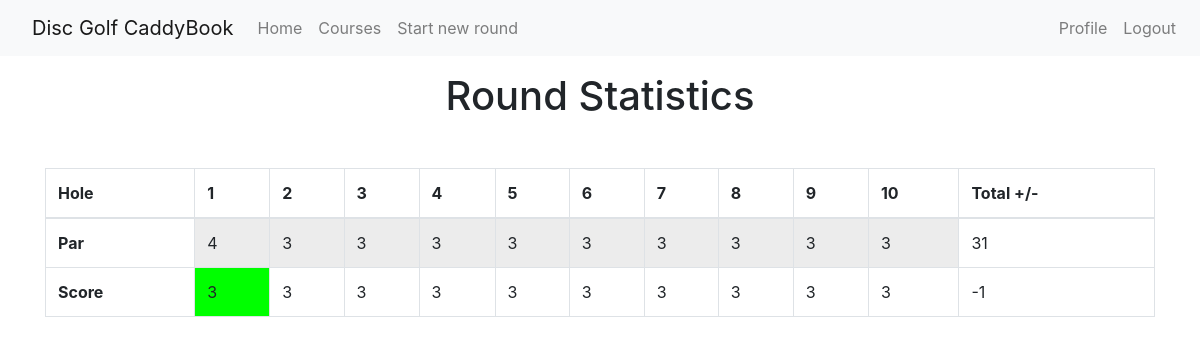
Before: /roundview/1 (signed in) with the older database file.
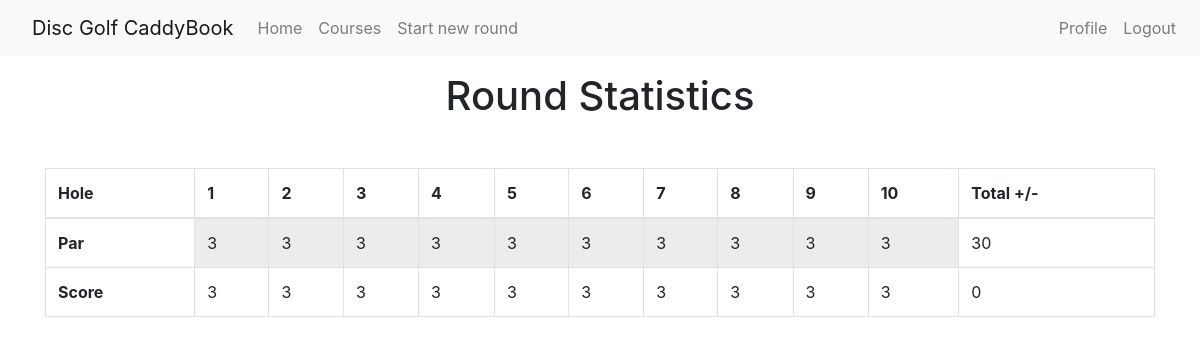
After: the same page with the newer database file.
### app/models.py (models this page shows, shortened)
class Roundscore(db.Model):
    id = db.Column(db.Integer, primary_key=True)
    hole = db.Column(db.Integer)
    score = db.Column(db.Integer)
    ob = db.Column(db.Boolean)
    round_id = db.Column(db.Integer, db.ForeignKey('round.id'))
    db.UniqueConstraint('hole', 'round_id', name='roundhole')
    def get_par(self, courseid):
        hole = Hole.query.filter_by(holecourse_id=courseid, holenum=self.hole).first_or_404()
        return hole.holepar

class Hole(db.Model):
    id = db.Column(db.Integer, primary_key=True)
    holenum = db.Column(db.Integer, index=True)
    holepar = db.Column(db.Integer)
    holelength = db.Column(db.Integer)
    holecourse_id = db.Column(db.Integer, db.ForeignKey('course.id'))
    db.UniqueConstraint('holenum', 'holecourse_id', name='coursehole')

class Round(db.Model):
    id = db.Column(db.Integer, primary_key=True)
    rounddate = db.Column(db.DateTime, default=datetime.utcnow)
    roundweather = db.Column(db.String(16))
    rounduser_id = db.Column(db.Integer, db.ForeignKey('user.id'))
    roundcourse_id = db.Column(db.Integer, db.ForeignKey('course.id'))
    roundscores = db.relationship('Roundscore', backref='round', lazy='dynamic')
    def get_scores(self):
        scores = Roundscore.query.filter_by(round_id=self.id)
        return scores
    def get_totalscorepar(self):
        scores = Roundscore.query.filter_by(round_id=self.id)
        totalscore = 0
        for score in scores:
            totalscore = totalscore + score.score
        course = Course.query.filter_by(id=self.roundcourse_id).first_or_404()
        par = course.get_coursepar()
        return totalscore - par

class Course(db.Model):
    id = db.Column(db.Integer, primary_key=True)
    coursename = db.Column(db.String(64), index=True, unique=True)
    courseholes = db.Column(db.Integer)
    courselocation = db.Column(db.String(64))
    rounds = db.relationship('Round', backref='course', lazy='dynamic')
    holes = db.relationship('Hole', backref='course', lazy='dynamic')
    def get_coursepar(self):
        holes = Hole.query.filter_by(holecourse_id=self.id)
        par = 0
        for hole in holes:
            par = par + hole.holepar
        return par

### app/routes.py (the view)
@app.route('/roundview/<roundid>')
@login_required
def roundview(roundid):
    round = Round.query.filter_by(id=roundid).first_or_404()
    scores = round.get_scores()
    course = Course.query.filter_by(id=round.roundcourse_id).first_or_404()
    return render_template('roundview.html', title='Roundview', scores=scores, course=course, round = round)

### app/models.py (called while the page is built)
@login.user_loader
def load_user(id):
    return User.query.get(int(id))

### app/templates/roundview.html
{% extends "base.html" %}
{% block content %}
<div class="container my-3">
    <h1 class="text-center">Round Statistics</h1>
</div>
<div class="container my-5">
    <table class="table table-inverse table-bordered">
        <thead>
            <tr>
                <th scope="col">Hole</th>
                {% for score in scores %}
                <th scope="col">{{score.hole}}</th>
                {% endfor%}
                <th scope="col">Total +/-</th>
            </tr>
        </thead>
        <tbody>
            <tr>
                <th scope="col">Par</th>
                {% for score in scores %}
                <td class="table-active" scope="col">{{score.get_par(course.id)}}</td>
                {% endfor%}
                <td scope="col">{{course.get_coursepar()}}</td>
            </tr>
            <tr>
                <th scope="col">Score</th>
                {% for score in scores %}
                    {% if  score.score == 1 %}
                        <td style="background: #ffff00" scope="col">{{ score.score }}</td>
                    {% elif score.score - score.get_par(course.id) == -1 %}
                        <td style="background: #00ff00" scope="col">{{ score.score }}</td>
                    {% elif score.score - score.get_par(course.id) == -2 %}
                        <td style="background: #0080ff" scope="col">{{ score.score }}</td>
                    {% elif score.score - score.get_par(course.id) < -2 %}
                        <td style="background: #0000ff" scope="col">{{ score.score }}</td>
                    {% elif score.score - score.get_par(course.id) == 1 %}
                        <td style="background: #ff0000" scope="col">{{ score.score }}</td>
                    {% elif score.score - score.get_par(course.id) == 2 %}
                        <td style="background: #8080ff" scope="col">{{ score.score }}</td>
                    {% elif score.score - score.get_par(course.id) > 2 %}
                        <td style="background: #8000ff" scope="col">{{ score.score }}</td>
                    {% else %}
                        <td scope="col">{{ score.score }}</td>
                    {% endif %}
                {% endfor%}
                <td scope="col">{{round.get_totalscorepar()}}</td>
            </tr>
        </tbody>
    </table>
</div>
{% endblock %}

Changed rows visible on the page:
no longer on this page (row unchanged): Round: get_totalscorepar "-1"
changed through a linked row, Roundscore (number 1 of 10 on the later page): get_par "4" → "3"
changed Hole: get_coursepar "31" → "30"; holepar 4 → 3 (drawn)
Other visible differences:
{{ round.get_totalscorepar() }}: "-1" → "0"
